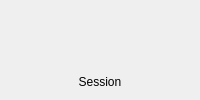
<?xml version="1.0" encoding="UTF-8"?>

<ui version="4.0">
	<class>MenuMainSessionWidget</class>
	<widget class="QWidget" name="mainWidget">
		<property name="sizePolicy">
			 <sizepolicy hsizetype="Minimum" vsizetype="Minimum">
				  <horstretch>0</horstretch>
				  <verstretch>0</verstretch>
			 </sizepolicy>
		</property>

		<layout class="QGridLayout" name="gridLayout" rowstretch="10,10,0" columnstretch="10,10,10">
			<property name="verticalSpacing">
				<number>4</number>
			</property>
			
			<item row="0" column="0" rowspan="2">
				<widget class="VTX::UI::Widget::MenuMainSessionNewWidget" name="newButton" />
			</item>
			
			<item row="0" column="1">
				<widget class="VTX::UI::Widget::MenuMainSessionOpenWidget" name="openButton" />
			</item>
		  
			<item row="1" column="1">
				<widget class="VTX::UI::Widget::MenuMainSessionOpenRecentWidget" name="openRecentButton" />
			</item>
			
			<item row="0" column="2">
				<widget class="VTX::UI::Widget::MenuMainSessionSaveWidget" name="saveButton" />
			</item>
		   
			<item row="1" column="2">
				<widget class="VTX::UI::Widget::MenuMainSessionSaveAsWidget" name="saveAsButton" />
			</item>

			<item row="2" column="0" colspan="3">
				<widget class="QLabel" name="title">
					<property name="text">
						<string>Session</string>
					</property>
					<property name="sizePolicy">
						 <sizepolicy hsizetype="Minimum" vsizetype="Minimum">
							  <horstretch>0</horstretch>
							  <verstretch>0</verstretch>
						 </sizepolicy>
					</property>
					<property name="alignment">
						<set>Qt::AlignCenter</set>
					</property>
				</widget>
			</item>
		</layout>
	</widget>
		
	
	<customwidgets>
		<customwidget>
			<class>VTX::UI::Widget::MenuMainSessionNewWidget</class>
			<extends>QWidget</extends>
			<header>ui/widget/menu_main_session_new_widget.hpp</header>
		</customwidget>
		<customwidget>
			<class>VTX::UI::Widget::MenuMainSessionOpenWidget</class>
			<extends>QWidget</extends>
			<header>ui/widget/menu_main_session_open_widget.hpp</header>
		</customwidget>
		<customwidget>
			<class>VTX::UI::Widget::MenuMainSessionOpenRecentWidget</class>
			<extends>QWidget</extends>
			<header>ui/widget/menu_main_session_openrecent_widget.hpp</header>
		</customwidget>
		<customwidget>
			<class>VTX::UI::Widget::MenuMainSessionSaveWidget</class>
			<extends>QWidget</extends>
			<header>ui/widget/menu_main_session_save_widget.hpp</header>
		</customwidget>
		<customwidget>
			<class>VTX::UI::Widget::MenuMainSessionSaveAsWidget</class>
			<extends>QWidget</extends>
			<header>ui/widget/menu_main_session_saveas_widget.hpp</header>
		</customwidget>
	</customwidgets>
       
 <resources/>
 <connections/>
</ui>
